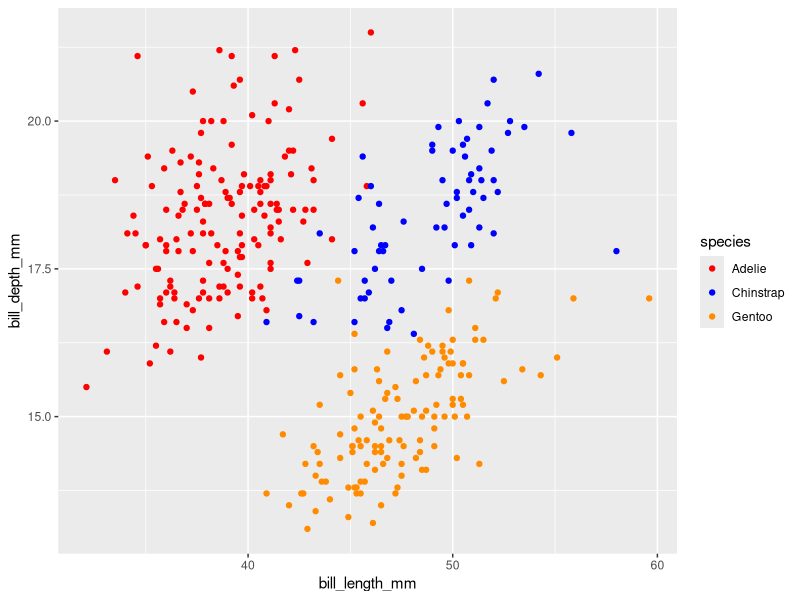
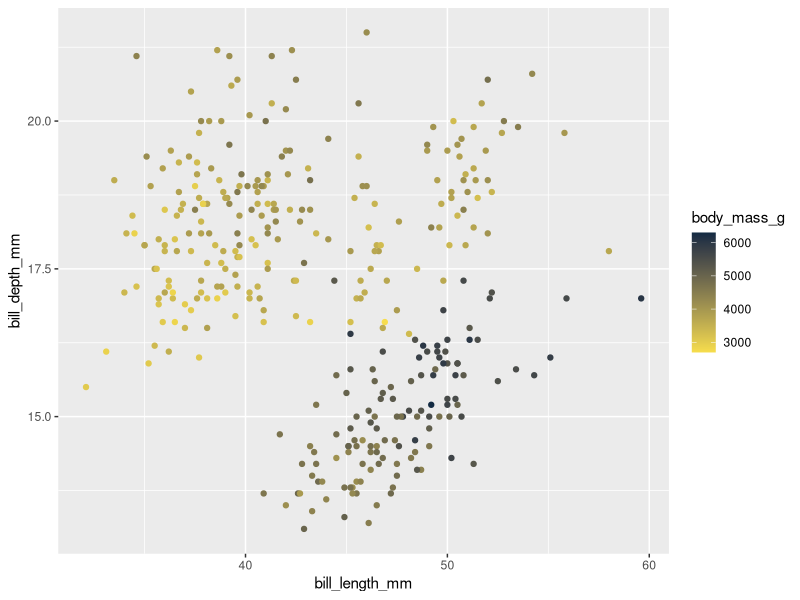
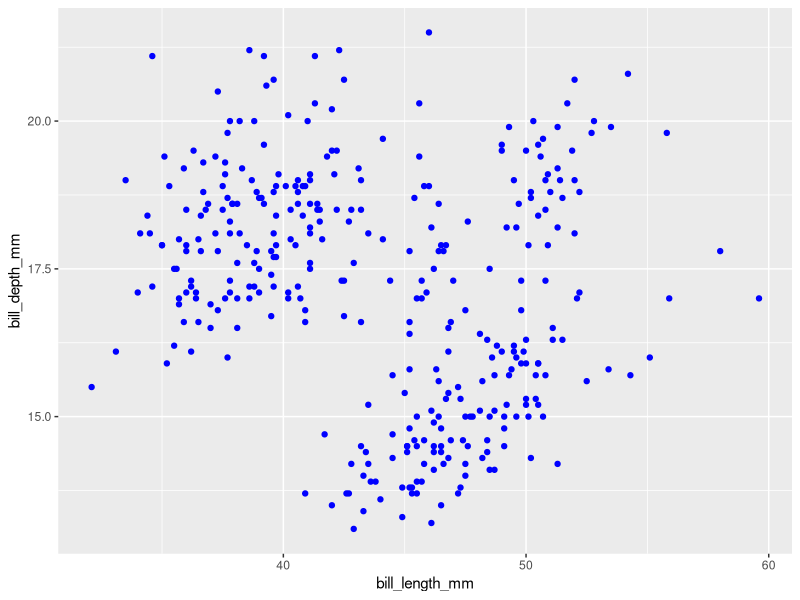
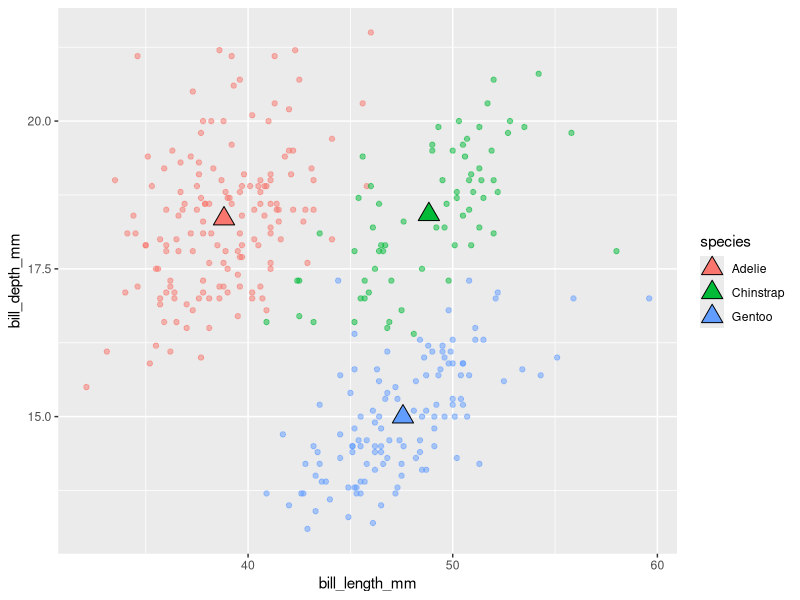
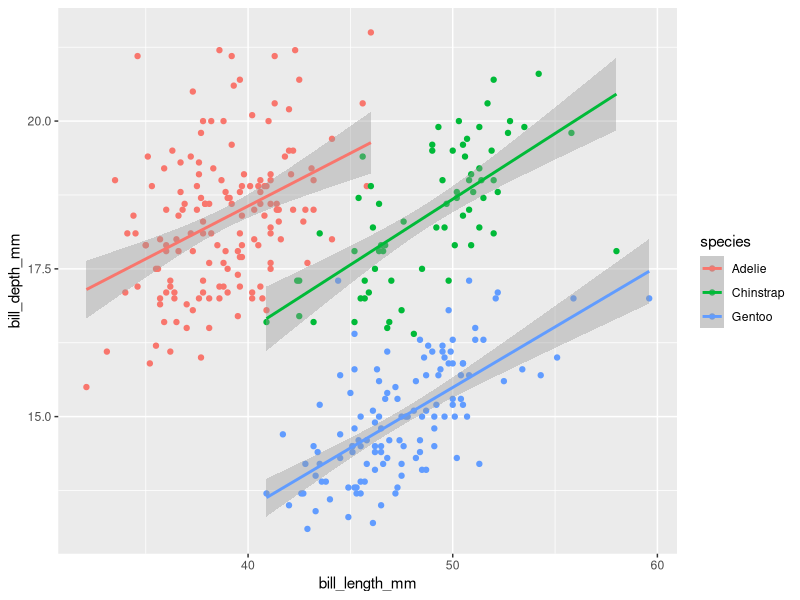
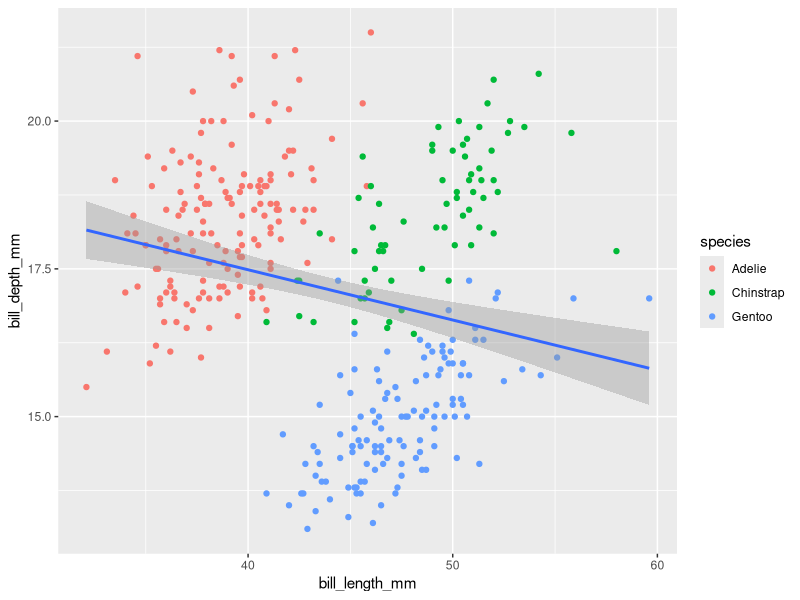
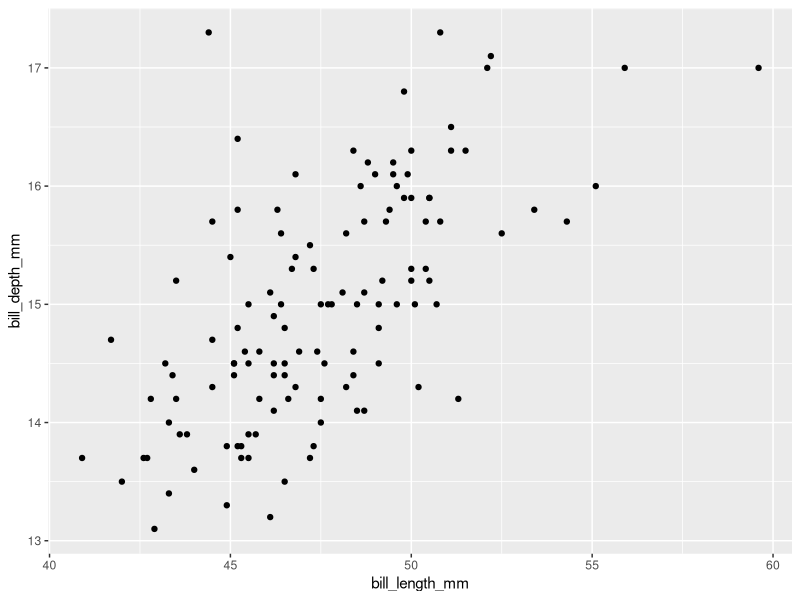
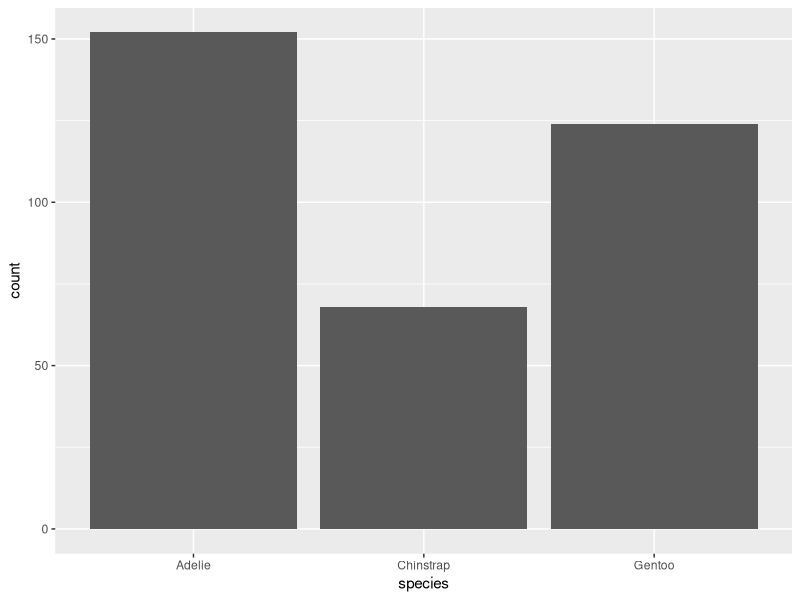

Generate these figures, in order, with R:
## ---- chunk 1
#| eval: true
#| echo: true
#| message: false
#| warning: false
# load packages ----
library(tidyverse)
library(patchwork)
library(palmerpenguins)
## ---- chunk 2
# create some untidy temperature data ----
temp_data_wide <- tribble(
  ~date, ~station1, ~station2,  ~station3,
  "2023-10-01", 30.1, 29.8,  31.2,
  "2023-11-01", 28.6, 29.1,  33.4,
  "2023-12-01", 29.9, 28.5,  32.3
)

# print it out ----
print(temp_data_wide)
## ---- chunk 3
# convert data from wide > long ----
temp_data_long <- temp_data_wide |> 
  pivot_longer(cols = starts_with("station"),
               names_to = "station_id",
               values_to = "temp_c")

# print it out ----
print(temp_data_long)
## ---- chunk 4
#| warning: false
#..........scatter plot with custom categorical colors...........
ggplot(data = penguins, 
       mapping = aes(x = bill_length_mm, y = bill_depth_mm, color = species)) +
  geom_point() +
  scale_color_manual(values = c("red", "blue", "darkorange"))
## ---- chunk 5
#| warning: false
#...........scatter plot with custom continuous colors...........
ggplot(penguins, aes(x = bill_length_mm, y = bill_depth_mm, color = body_mass_g)) + 
  geom_point() +
  scale_color_gradient(low = "#F7DD4C", high = "#132B43")
## ---- chunk 6
#| warning: false
#................scatter plot with all blue points...............
ggplot(penguins, aes(x = bill_length_mm, y = bill_depth_mm)) + 
  geom_point(color = "blue")
## ---- chunk 7
#| warning: false
#| message: false
#..............create a separate penguins_summary df.............
penguins_summary <- penguins |>
  drop_na() |> 
  group_by(species) |> 
  summarize(
    mean_bill_length_mm = mean(bill_length_mm),
    mean_bill_depth_mm = mean(bill_depth_mm)
  )

#..........create ggplot with layers from different dfs..........

ggplot() + 
  geom_point(data = penguins, mapping = aes(x= bill_length_mm, 
                                            y = bill_depth_mm, 
                                            color = species),
             alpha = 0.5) +
  geom_point(data = penguins_summary, mapping = aes(x= mean_bill_length_mm, 
                                            y = mean_bill_depth_mm, 
                                            fill = species),
             size = 5, shape = 24)


## ---- chunk 8
#| warning: false
#| message: false
#.............scatterplot with lms fitted to species.............
ggplot(penguins, aes(x = bill_length_mm, y = bill_depth_mm, color = species)) +
  geom_point() +
  geom_smooth(method = "lm")
## ---- chunk 9
#| warning: false
#| message: false
#..........scatterplot with lm fitted to entire data set.........
ggplot(penguins, aes(x = bill_length_mm, y = bill_depth_mm)) +
  geom_point(aes(color = species)) +
  geom_smooth(method = "lm")
## ---- chunk 10
#| warning: false
#........filter for Gentoo penguins, then pipe into ggplot.......

penguins |>
  filter(species == "Gentoo") |>
  ggplot(aes(x= bill_length_mm, y= bill_depth_mm)) +
  geom_point()
## ---- chunk 11
#| warning: false
#...................bar plot with default stat...................
ggplot(penguins, aes(x= species)) +
  geom_bar()

## ---- chunk 12
#| warning: false

#........................new summarized df.......................
penguin_summary <- penguins |> 
  count(species) 

#..create bar heights based on `identity` of values in `n` col...
ggplot(penguin_summary, aes(x = species, y=n)) +
  geom_bar(stat = "identity")
## ---- chunk 13
#| warning: false
#........................default position........................
ggplot(penguins, aes(x = species)) +
  geom_bar()
## ---- chunk 14
#| warning: false
#..........................position fill.........................
ggplot(penguins, aes(x = species, fill = island)) +
  geom_bar(position = "stack") 
## ---- chunk 15
#| warning: false
#.........................position dodge.........................
ggplot(penguins, aes(x = species, fill = island)) +
  geom_bar(position = "dodge") 
## ---- chunk 16
#| warning: false
#.......................position functions.......................
ggplot(penguins, aes(x = species, fill = island)) +
  geom_bar(position = position_dodge2()) 
## ---- chunk 17
#| warning: false
#....................default coordinate system...................
ggplot(penguins, aes(x = species)) +
  geom_bar() +
  coord_cartesian()
## ---- chunk 18
#| warning: false
#............................flip axes...........................
ggplot(penguins, aes(x = species)) +
  geom_bar() +
  coord_flip()
## ---- chunk 19
#| warning: false
#........................polar coordinates.......................
ggplot(penguins, aes(x = species)) +
  geom_bar() +
  coord_polar()
## ---- chunk 20
#| warning: false
#..................premade theme + custom theme..................
ggplot(penguins, aes(x = species)) +
  geom_bar() +
  theme_light() +
  theme(
    axis.title = element_text(size = 67)
  )
## ---- chunk 21
#| warning: false
#| message: false
#......................labels & facet wrap.......................
ggplot(penguins, aes(x= flipper_length_mm, fill = species)) +
  geom_histogram(position = "identity", alpha = 0.5) +
  scale_fill_manual(values = c("red", "purple", "dodgerblue")) +
  labs(x = "Flipper Length (mm)",
       y = "Frequency",
       fill = "Species",
       title = "Penguin Flipper Length") +
  facet_wrap(~species, ncol = 1) +
  theme_minimal()
## ---- chunk 22
#.................save scatter plot to obj `p1`..................
p1 <- ggplot(penguins, aes(x = bill_length_mm, y = bill_depth_mm, color = body_mass_g)) +
  geom_point() +
  scale_color_gradient(low = "#F7DD4C", high = "#132B43") +
  theme(
    legend.position = "top" # note: this is newly added from earlier!
  )

#....................save bar plot to obj `p2`...................
p2 <- ggplot(penguins, aes(x = species)) +
  geom_bar() +
  theme_light()

#...................save histogram to obj `p3`...................
p3 <- ggplot(penguins, aes(x = flipper_length_mm, fill = species)) + 
  geom_histogram(position = "identity", alpha = 0.5) +
  scale_fill_manual(values = c("darkorange", "purple", "cyan4"))
## ---- chunk 23
#| warning: false
#| message: false
#..........................stacked plots.........................

p1 / p2/ p3

#.......................side-by-side plots.......................
p1 + p2 + p3

#..........side-by-side & stacked plots + graphic title..........
p1 + (p2 / p3) +
    plot_annotation(title = "All the info you'd ever want about penguins")


